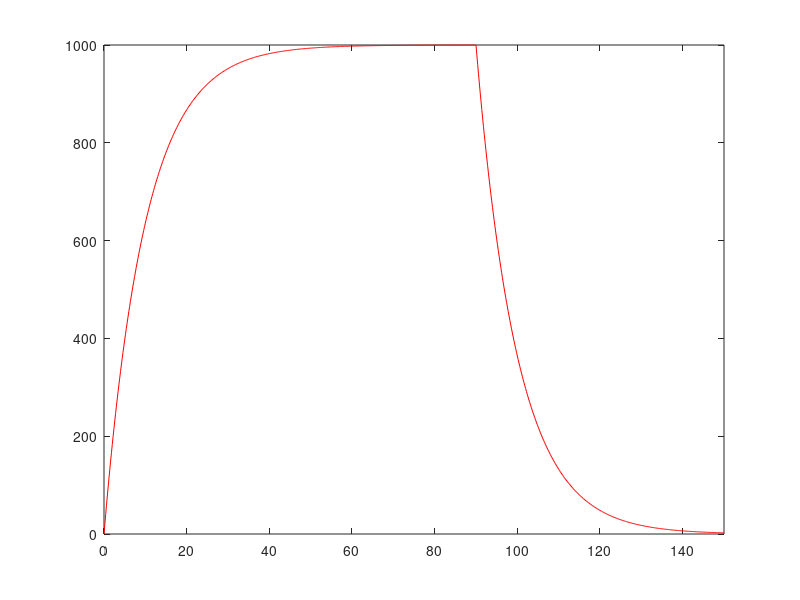

Write MATLAB code to recreate this figure.
% Charging and discharging curves for passive membrane patch
% R Rao 2007 

clear
% input current
I = 10 % nA

% capacitance and leak resistance

C = 0.1 % nF
R = 100 % M ohms
tau = R*C % = 0.1*100 nF-Mohms = 100*100 pF Mohms = 10 ms
disp('(Theoretical)')

% membrane potential equation dV/dt = - V/RC + I/C

tstop = 150; % ms

V_inf = I*R; % peak V (in mV)
tau = 0; % experimental (ms)

h = 0.2; % ms (step size)

V = 0; % mV
V_trace = [V]; % mV

for t = h:h:tstop

   % Euler method: V(t+h) = V(t) + h*dV/dt
   V = V +h*(- (V/(R*C)) + (I/C));

   % Verify membrane time constant
   if (~tau && (V > 0.6321*V_inf))
     tau = t
     disp('(Experimental)')
   end
   
   % Stop/Persist current injection 
   if (t >= 0.6*tstop)
     I = 0;
   end

   V_trace = [V_trace V];
   if ~rem(t,10)
    plot(0:h:t,V_trace,'r')
     axis([0 tstop 0 V_inf])
    drawnow
   end

end

  
